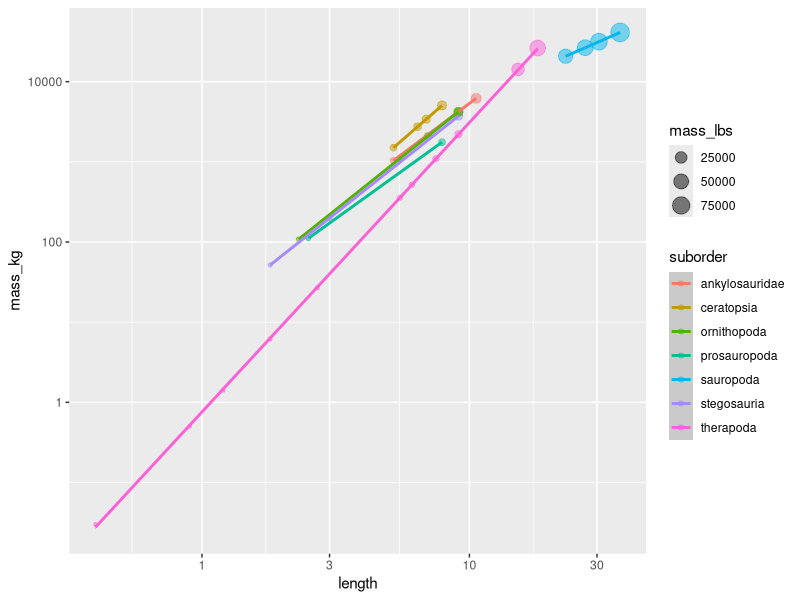

Here is the R script that generated this plot:
## ---- chunk 1
knitr::opts_chunk$set(echo = TRUE)
## ---- chunk 2
library(tidyverse)

dinos <- read_csv("example_data/dino_collection.csv") 

## ---- chunk 3
est_mass_from_length <- function(length, a, b){
  # dinosaur mass, using a and b; Seebacher 2001
  mass <- a * length ** b
  return(mass)
}
## ---- chunk 4
kg2lbs <- function(kg) {
  # converts kilograms to pounds
  pounds <- kg * 2.205
  return(pounds)
}
## ---- chunk 5

find_suborder_params <- function(data){
  #identify suborder and correct a, b parameters
  # input: dataset with columns for suborder and length
  # output: dataset with columns for a and b parameters
  data_with_params <- data %>%
    mutate(a = case_when(suborder == "therapoda" ~ 0.73,
                         suborder == "sauropoda" ~ 214.44,
                         suborder == "ankylosauridae" ~ 16.54,
                         suborder == "ceratopsia" ~ 12.58,
                         suborder == "stegosauria" ~ 10.95,
                         suborder == "ornithopoda" ~ 11.81,
                         suborder == "prosauropoda" ~ 12.32,
                         TRUE ~ NA_real_)) %>%     
            # the above line is for an instance where "case_when" doesn't match anything
    mutate(b = case_when(suborder == "therapoda" ~ 3.63,
                         suborder == "sauropoda" ~ 1.46,
                         suborder == "ankylosauridae" ~ 2.51,
                         suborder == "ceratopsia" ~ 2.90,
                         suborder == "stegosauria" ~ 2.64,
                         suborder == "ornithopoda" ~ 2.66,
                         suborder == "prosauropoda" ~ 2.40,
                         TRUE ~ NA_real_))
  return(data_with_params)
}
## ---- chunk 6
glimpse(dinos)
summary(dinos)

dinos$suborder <- tolower(dinos$suborder)
unique(dinos$suborder)

# fix the typos; should be only 7 suborders
dinos2 <- dinos %>%
  mutate(suborder = ifelse(suborder=="tegosauria", "stegosauria", ifelse(suborder=="onithopoda", "ornithopoda", suborder)))

unique(dinos2$suborder)
## ---- chunk 7
dinos3 <- find_suborder_params(dinos2)

dino_masses<- dinos3 %>%
  mutate(mass_kg = round(a * length^b, 2),
         mass_lbs = round(kg2lbs(mass_kg),2))

## ---- chunk 8
ggplot(dino_masses, aes(length, mass_kg, group=suborder, col=suborder)) + 
  geom_point(aes(size=mass_lbs), alpha=0.5) +
  scale_y_log10() + 
  scale_x_log10() + 
  stat_smooth(method="lm")
## ---- chunk 9
smallest_dino <- dino_masses %>%
  arrange(mass_kg) %>%
  slice(1)

largest_dino <- dino_masses %>%
  arrange(desc(mass_kg)) %>%
  slice(1)
